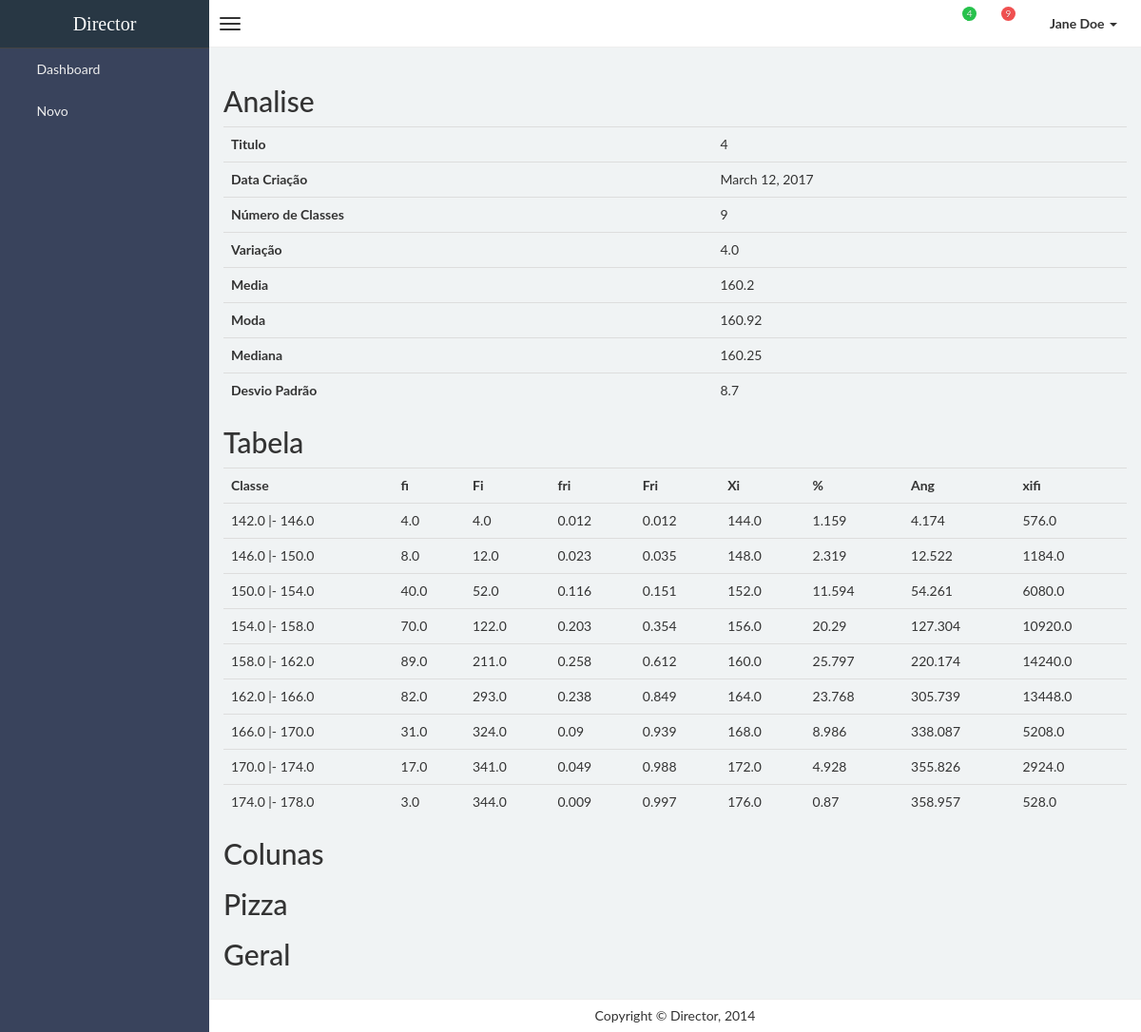
Screenshot of /core/view/25 with the database file from the repository.
### core/models.py (models this page shows, shortened)
class Analise(models.Model):
    titulo = models.CharField(max_length=50)
    data_criado = models.DateField(auto_now=True)
    csv = models.FileField(upload_to='uploads/csv')
    csvDel = models.CharField(max_length=1)
    csvQuo = models.CharField(max_length=1)
    numClasses = models.IntegerField(blank=True, null=True)
    variation = models.FloatField(blank=True, null=True)
    media = models.FloatField(blank=True, null=True)
    moda = models.FloatField(blank=True, null=True)
    mediana = models.FloatField(blank=True, null=True)
    desvio = models.FloatField(blank=True, null=True)

class Table(models.Model):
    analise = models.ForeignKey(Analise, related_name="tables")
    classe = models.ForeignKey(Classe, related_name="taClasses")
    fi = models.FloatField()
    fia = models.FloatField()
    fri = models.FloatField()
    fria = models.FloatField()
    xi = models.FloatField()
    perc = models.FloatField()
    ang = models.FloatField()
    xifi = models.FloatField()

class Classe(models.Model):
    analise = models.ForeignKey(Analise, related_name="classes")
    inicio = models.FloatField()
    fim = models.FloatField()
    def __str__(self):
        return str(self.inicio) + ' |- ' + str(self.fim)

### core/views.py (the view)
# urls.py: url(r'^core/view/(?P<id>\w+)$', core.view, name='view'),
def view(request, id):
    analise = Analise.objects.get(pk=id)
    bar_graph_x_min = analise.classes.all().order_by('inicio').first().inicio
    bar_graph_x_max = analise.classes.all().order_by('-fim').first().fim
    bar_graph_y_min = analise.tables.all().order_by('fi').first().fi
    bar_graph_y_max = analise.tables.all().order_by('-fi').first().fi
    return render(request, 'core/view.html', {
        'analise': analise,
        'tables': analise.tables.all(),
        'data': analise.data.all(),
        'desvioCima': analise.media + analise.desvio,
        'desvioBaixo': analise.media - analise.desvio,
        'bar_graph_x_min': bar_graph_x_min,
        'bar_graph_x_max': bar_graph_x_max,
        'bar_graph_y_min': bar_graph_y_min,
        'bar_graph_y_max': bar_graph_y_max,
    })

### core/templatetags/modulus.py (called while the page is built)
@register.filter()
def modulus(num, val):
    return num % val

### core/templates/core/view.html (shortened to what this page needs)
{% extends "base.html" %}
{% load bootstrap %}
{% load staticfiles %}
{% load modulus %}
{% block content %}
<div>
    <h2> Analise </h2>
    <table class="table table-hover">
        <tbody>
        <tr>
            <th>Titulo</th>
            <td>{{ analise.titulo }}</td>
        </tr>
        <tr>
            <th>Data Criação</th>
            <td>{{ analise.data_criado }}</td>
        </tr>
        <tr>
            <th>Número de Classes</th>
            <td>{{ analise.numClasses }}</td>
        </tr>
        <tr>
            <th>Variação</th>
            <td>{{ analise.variation }}</td>
        </tr>
        <tr>
            <th>Media</th>
            <td>{{ analise.media }}</td>
        </tr>
        <tr>
            <th>Moda</th>
            <td>{{ analise.moda }}</td>
        </tr>
        <tr>
            <th>Mediana</th>
            <td>{{ analise.mediana }}</td>
        </tr>
        <tr>
            <th>Desvio Padrão</th>
            <td>{{ analise.desvio }}</td>
        </tr>
        </tbody>
    </table>
</div>
<div>
    <h2> Tabela </h2>
    <table class="table table-hover">
        <tbody>
        <tr>
            <th>Classe</th>
            <th>fi</th>
            <th>Fi</th>
            <th>fri</th>
            <th>Fri</th>
            <th>Xi</th>
            <th>%</th>
            <th>Ang</th>
            <th>xifi</th>
        </tr>
        {% for table in tables %}
        <tr>
            <td>{{ table.classe }}</td>
            <td>{{ table.fi }}</td>
            <td>{{ table.fia }}</td>
            <td>{{ table.fri }}</td>
            <td>{{ table.fria }}</td>
            <td>{{ table.xi }}</td>
            <td>{{ table.perc }}</td>
            <td>{{ table.ang }}</td>
            <td>{{ table.xifi }}</td>
        </tr>
        {% endfor %}
        </tbody>
    </table>
</div>
<div>
    <h2> Colunas </h2>
</div>
<div>
    <h2> Pizza </h2>
</div>
<div>
    <h2> Geral </h2>
</div>
{% endblock %}

### rows the page displays
Analise: titulo "4", data_criado "March 12, 2017", numClasses "9", variation "4.0", media "160.2", moda "160.92", mediana "160.25", desvio "8.7"
Table: classe "142.0 |- 146.0", fi "4.0", fia "4.0", fri "0.012", fria "0.012", xi "144.0", perc "1.159", ang "4.174", xifi "576.0"
Table: classe "146.0 |- 150.0", fi "8.0", fia "12.0", fri "0.023", fria "0.035", xi "148.0", perc "2.319", ang "12.522", xifi "1184.0"
Table: classe "150.0 |- 154.0", fi "40.0", fia "52.0", fri "0.116", fria "0.151", xi "152.0", perc "11.594", ang "54.261", xifi "6080.0"
Table: classe "154.0 |- 158.0", fi "70.0", fia "122.0", fri "0.203", fria "0.354", xi "156.0", perc "20.29", ang "127.304", xifi "10920.0"
Table: classe "158.0 |- 162.0", fi "89.0", fia "211.0", fri "0.258", fria "0.612", xi "160.0", perc "25.797", ang "220.174", xifi "14240.0"
Table: classe "162.0 |- 166.0", fi "82.0", fia "293.0", fri "0.238", fria "0.849", xi "164.0", perc "23.768", ang "305.739", xifi "13448.0"
Table: classe "166.0 |- 170.0", fi "31.0", fia "324.0", fri "0.09", fria "0.939", xi "168.0", perc "8.986", ang "338.087", xifi "5208.0"
Table: classe "170.0 |- 174.0", fi "17.0", fia "341.0", fri "0.049", fria "0.988", xi "172.0", perc "4.928", ang "355.826", xifi "2924.0"
Table: classe "174.0 |- 178.0", fi "3.0", fia "344.0", fri "0.009", fria "0.997", xi "176.0", perc "0.87", ang "358.957", xifi "528.0"
